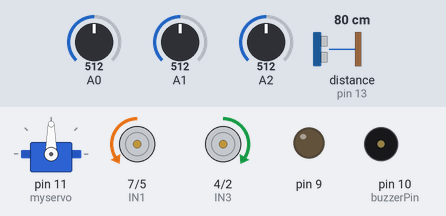
Bench run of a sketch on a simulated Arduino Uno, built with avr-gcc and run on an emulated ATmega328P. On the bench: servo, motor-driver pin pairs drawn as motors (green arrow = first pin HIGH = forward, orange = second pin HIGH = backward, longer = more drive, scaled by the enable pin), output pins drawn as LEDs (lit = HIGH), buzzer (waves = sounding). The inputs (shaded band) are chosen by the test bench; at power-on: distance to the obstacle (sensor on pin 13) 80 cm, A0 = 512, A2 = 512, A1 = 512. The echo pulse lasts 58.3 µs per cm; pins used as bus, display or sensor lines are not drawn.

Above: at 4.2 s.
4.3 s: distance to the obstacle (sensor on pin 13) set to 22 cm
At 15.5 s:
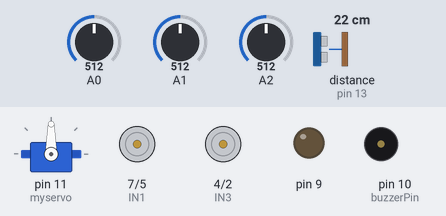
15.7 s: distance to the obstacle (sensor on pin 13) set to 18 cm
At 17.5 s:
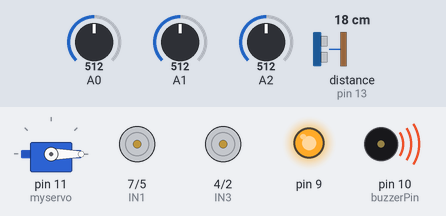
19.2 s: A0 set to 701
23.1 s: A0 set to 723
At 23.47 s:
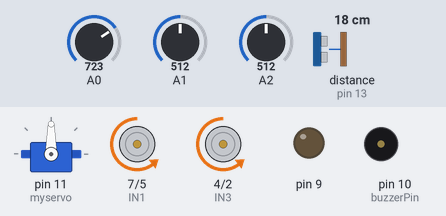
26.6 s: A2 set to 532
At 33.7 s:
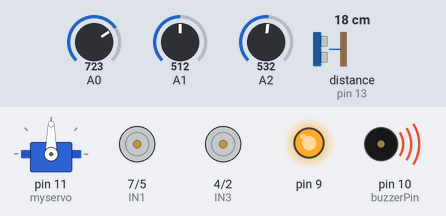
38.7 s: A2 set to 992
Timing chart, 0 to 49.2 s (numbered marks = the images above; inputs shaded):
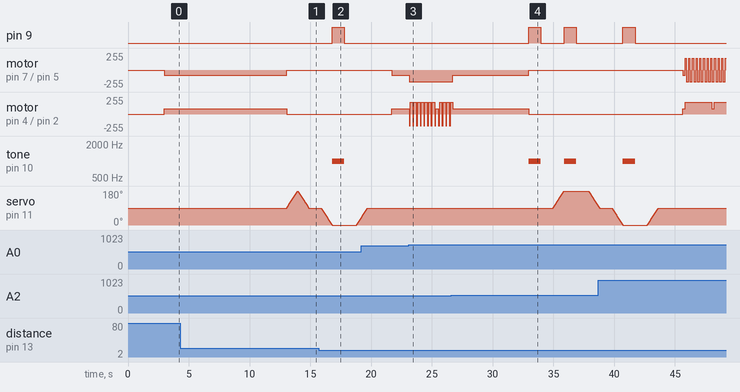

The sketch:

tony_vers_o_4_0_com_servo.ino
```cpp
/*
 * Desenvolvedor:  Luis Fernando Galonetti
                   Murylo Peliçaro Lopes
 * Orientador: André Takeshi Endo
 * Criado em Novembro de 2014
 * UTFPR-CP
 * Código para controle do Robô
*/

#include <Servo.h> //inclusão da biblioteca do servo motor
#include <Ultrasonic.h>//inclusão da biblioteca do sensor ultrassônico

#define ENA 6 //enable A no pino 5 (tem de ser um pino PWM)
#define ENB 3 //enable B no pino 3 (tem de ser um pino PWM)
#define IN1 7 //IN1 no pino 2 controla 1 lado da ponte A
#define IN2 5 //IN2 no pino 4 controla o outro lado da ponte A
#define IN3 4 //IN3 no pino 6 controla 1 lado da ponte B
#define IN4 2 //IN4 no pino 7 controla o outro lado da ponte B
#define buzzerPin 10 //Pino 1 defino como o buzzer
#define echoPin 13 //Pino 13 recebe o pulso do echo
#define trigPin 12 //Pino 12 envia o pulso para gerar o echo
//#define minDistancia = 10;

int sensor1, sensor2, sensor3; //declaração de variáveis
int dif = 0; // essa função se limita a 0 = sem corrente e 1 = com corrente
Ultrasonic ultrasonic(12,13); // declara as portas onde se encontram
Servo myservo; //iniciação do servo
int pos = 0;
int cont = 0; //contagem inicial partindo do zero

//*INÍCIO DO CÓDIGO*

void setup()//inicialização (só se repete uma vez)
{
      //Definir quais serão as saídas (envia) e quais as entradas (recebe)
      pinMode(ENA, OUTPUT);
      pinMode(ENB, OUTPUT);
      pinMode(IN1, OUTPUT);
      pinMode(IN2, OUTPUT);
      pinMode(IN3, OUTPUT);
      pinMode(IN4, OUTPUT);
      pinMode(9, OUTPUT);
      pinMode(buzzerPin, OUTPUT);// define o o pino 1 como saída (envia)
      pinMode(echoPin, INPUT); // define o pino 13 como entrada (recebe)
      pinMode(trigPin, OUTPUT); // define o pino 12 como saida (envia)
      Serial.begin(9600); //inicia a porta serial
      myservo.attach(11); //função que mostra a porta onde se encontra o servo motor
      delay(3000); // tempo de espera para iniciação do laço de repetição

}

void loop() { // laço de repetição (repetição, até segunda ordem)
    if(cont < 50){ // quando atingir a contagem, o robo irá fazer a varredura
        sensor1 = analogRead(0); //esquerda
        sensor2 = analogRead(1); //centro
        sensor3 = analogRead(2); //direita

        if((sensor1+sensor2+sensor3) > 500){ //taxa de leitura dos sensores infravermelhos maiores que 500 (dentro da linha)
            motorA(2, 30); //temos o Motor A no sentido anti-horário com 30% de velocidade
            motorB(1, 30); //temos o Motor B no sentido horário com 30% de velocidade
            delay(200); // delay muito pequeno, imperceptivel
            motorA(3, 0); //temos o Motor A no sentido anti-horário com 0% de velocidade
            motorB(3, 0); //temos o Motor B no sentido horário com 0% de velocidade
            cont++; //acrescentação na contagem
        }
         sensor1 = analogRead(0); //esquerda
         sensor3 = analogRead(2); //direita
         dif = abs(sensor1-sensor3); // tira-se a diferença para verificar se o robo continua na linha
         if(dif > 200){
             if(sensor1 < sensor3){ //condições uasadas para o alinhamento do robo
                  motorA(1, 70);
                  motorB(1, 70);
                  delay(100);
                  motorA(3, 0); //
                  motorB(3, 0);
                }
                if(sensor3< sensor1){//
                    motorA(2, 70);
                    motorB(2, 70);
                    delay(100);
                    motorA(3, 0); //
                    motorB(3, 0);
                }
          }
         if((sensor1+sensor2+sensor3) < 500){ //taxa de leitura dos sensores infravermelhos maiores que 500 (fora da linha)
            motorA(3, 0); // motores são parados
            motorB(3, 0);
            delay(200);
         }
    }else{ // inicio da varredura
        //Na Frente
        digitalWrite(trigPin, LOW);//seta o pino 12 com um pulso baixo "LOW" ou desligado ou ainda 0
        delayMicroseconds(2); // delay de 2 microssegundos
        digitalWrite(trigPin, HIGH);//seta o pino 12 com pulso alto "HIGH" ou ligado ou ainda 1
        delayMicroseconds(10);//delay de 10 microssegundos
        digitalWrite(trigPin, LOW);//seta o pino 12 com pulso baixo novamente
        int distancia = (ultrasonic.Ranging(CM)); //mede-se a distancia calculada pelo Ultrassonico
        if(distancia < 20){
            tone(buzzerPin,1000); // buzzer é acionado
            digitalWrite(9, HIGH); // LED é aceso
            delay(1000); // tempo de espera
            noTone(buzzerPin); // buzzer é desligado
            digitalWrite(9, LOW); // LED é apagado
            delay(1000);
        }
        //Laterais
        for(pos = 90; pos <= 180; pos++){ // uso do servo motor, fazendo o ultrassonico girar
            myservo.write(pos);
            delay(10);
        }
        digitalWrite(trigPin, LOW);
        delayMicroseconds(2);
        digitalWrite(trigPin, HIGH);
        delayMicroseconds(10);
        digitalWrite(trigPin, LOW);
        distancia = (ultrasonic.Ranging(CM));
        if(distancia < 20){
            tone(buzzerPin,1000);
            digitalWrite(9, HIGH);
            delay(1000);
            noTone(buzzerPin);
            digitalWrite(9, LOW);
            delay(1000);
        }

        for(pos = 180; pos >= 90; pos--){ //retorno ao centro
            myservo.write(pos);
            delay(10);
        }
        delay(1000);

        for(pos = 90; pos >= 0; pos--){ //varredura da outra lateral
            myservo.write(pos);
            delay(10);
        }
        digitalWrite(trigPin, LOW);
        delayMicroseconds(2);
        digitalWrite(trigPin, HIGH);
        delayMicroseconds(10);
        digitalWrite(trigPin, LOW);
        distancia = (ultrasonic.Ranging(CM));
        if(distancia < 20){
            tone(buzzerPin,1000);
            digitalWrite(9, HIGH);
            delay(1000);
            noTone(buzzerPin);
            digitalWrite(9, LOW);
            delay(1000);
        }
        for(pos = 0; pos <= 90; pos++){
            myservo.write(pos);
            delay(10);
        }
        delay(2000);
        cont=0;
    }

}

//*FIM DO CÓDIGO*

//FUNÇÕES DO MOTOR
//****************** Controlo do Motor A - ESQUERDO*******************
void motorA(int mode, int percent)
{

//muda a percentagem de 0 até 100 no PWM

int duty = map(percent, 0, 100, 0, 255);

        switch(mode){
        case 0: //desativa o motor
        digitalWrite(ENA, LOW); //define o enable a LOW para desativar o A
        break;
        case 1: //define o sentido horario
        digitalWrite(IN1, HIGH); //define IN1 a HIGH
        digitalWrite(IN2, LOW); //define IN2 a LOW
        analogWrite(ENA, duty); //usa o PWM para controlar a velocidade do motor através do pin do enable
        break;
        case 2: //define o sentido anti horario
        digitalWrite(IN1, LOW); //define IN1 a LOW
        digitalWrite(IN2, HIGH); //define IN2 a HIGH
        analogWrite(ENA, duty); //usa o PWM para controlar a velocidade do motor através do pin do enable
        break;
        case 3: //Travar o motor
        digitalWrite(IN1, LOW); //define IN1 a LOW
        digitalWrite(IN2, LOW); //define IN2 a LOW
        analogWrite(ENA, duty); //usa o PWM para travar o motor através do pin do enable
        break;
        }
}

//****************** Controlo Motor B - DIREITO *******************
void motorB(int mode, int percent)
{

          //muda a percentagem de 0 até 100 no PWM

          int duty = map(percent, 0, 100, 0, 255);
          switch(mode)
          {
          case 0: //desativa o motor
          digitalWrite(ENB, LOW); //define INB a LOW
          break;
          case 1: //define o sentido horario
          digitalWrite(IN3, HIGH); //define IN3 a HIGH
          digitalWrite(IN4, LOW); //define IN4 a LOW
          analogWrite(ENB, duty); //usa o PWM para controlar a velocidade do motor através do pin do enable
          break;
          case 2: //define o sentido anti horario
          digitalWrite(IN3, LOW); //define IN3 a LOW
          digitalWrite(IN4, HIGH); //define IN4 a HIGH
          analogWrite(ENB, duty); //usa o PWM para controlar a velocidade do motor através do pin do enable
          break;
          case 3: //trava o motor B
          digitalWrite(IN3, LOW); //define IN3 a LOW
          digitalWrite(IN4, LOW); //define IN4 a LOW
          analogWrite(ENB, duty); //usa o PWM para travar o motor através do pin do enable
          break;
          }
}
```

Measured:
- the behaviour switches between 20 and 19 cm on distance to the obstacle (sensor on pin 13) (found by bisection; images 1 and 2)
- the behaviour switches between 712 and 713 on A0 (found by bisection; images 2 and 3)
- the behaviour switches between 522 and 523 on A2 (found by bisection; images 3 and 4)
- after the input at 15.7 s, pin 9: LOW → HIGH after 1.1 s, → LOW 1.0 s later; tone on pin 10 (buzzerPin): silent → 1000 Hz after 1.1 s, → silent 1.0 s later
- after the input at 23.1 s, motor on pin 7 (IN1) / pin 5 (IN2): backward 76/255 → backward 178/255 at once; motor on pin 4 (IN3) / pin 2 (IN4): forward 76/255 → backward 178/255 at once, → forward 178/255 0.10 s later, → backward 178/255 0.20 s later, → forward 178/255 0.10 s later, … (24 changes in this stretch)
- after the input at 26.6 s, motor on pin 7 (IN1) / pin 5 (IN2): backward 178/255 → backward 76/255 after 0.14 s, → stopped 6.2 s later
- by itself, servo on pin 11 (myservo): rises from 90° to 180° in 0.91 s, then falls to 99° in 2.8 s
